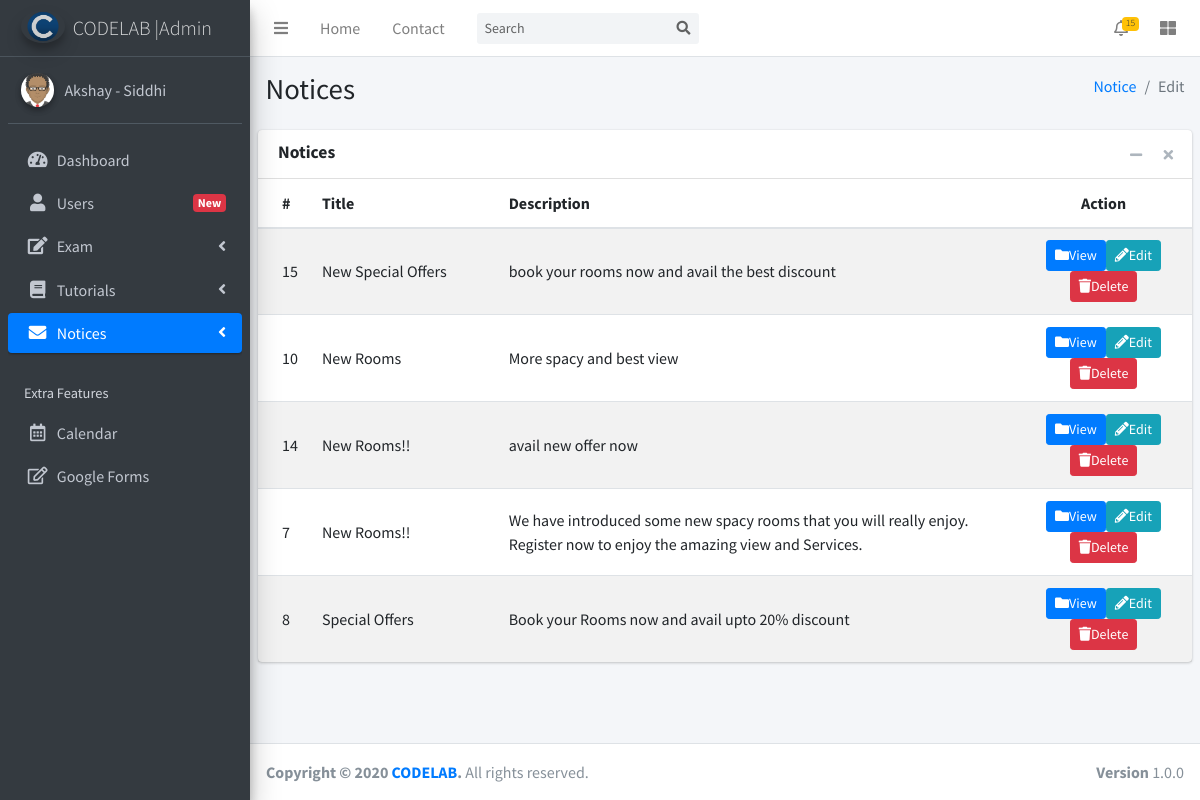
Page /admin/notice_edit.php on the committed database.
### tables this page shows
CREATE TABLE IF NOT EXISTS `notices` (
  `id` int(255) NOT NULL AUTO_INCREMENT,
  `topic` varchar(255) NOT NULL,
  `description` varchar(255) NOT NULL,
  PRIMARY KEY (`id`)
);

### admin/notice_edit.php (the view, shortened to what this page needs)
<!DOCTYPE html>
<html>
<head>
  <link rel="stylesheet" href="plugins/fontawesome-free/css/all.min.css">
  <link rel="stylesheet" href="https://code.ionicframework.com/ionicons/2.0.1/css/ionicons.min.css">
  <link rel="stylesheet" href="plugins/tempusdominus-bootstrap-4/css/tempusdominus-bootstrap-4.min.css">
  <link rel="stylesheet" href="plugins/icheck-bootstrap/icheck-bootstrap.min.css">
  <link rel="stylesheet" href="plugins/jqvmap/jqvmap.min.css">
  <link rel="stylesheet" href="dist/css/adminlte.min.css">
  <link rel="stylesheet" href="plugins/overlayScrollbars/css/OverlayScrollbars.min.css">
  <link rel="stylesheet" href="plugins/daterangepicker/daterangepicker.css">
  <link rel="stylesheet" href="plugins/summernote/summernote-bs4.css">
</head>
<body class="hold-transition sidebar-mini layout-fixed">
<div class="wrapper">
  <nav class="main-header navbar navbar-expand navbar-white navbar-light">
    <ul class="navbar-nav">
      <li class="nav-item">
        <a class="nav-link" data-widget="pushmenu" href="#" role="button"><i class="fas fa-bars"></i></a>
      </li>
      <li class="nav-item d-none d-sm-inline-block">
        <a href="index3.html" class="nav-link">Home</a>
      </li>
      <li class="nav-item d-none d-sm-inline-block">
        <a href="#" class="nav-link">Contact</a>
      </li>
    </ul>
    <form class="form-inline ml-3">
      <div class="input-group input-group-sm">
        <input class="form-control form-control-navbar" type="search" placeholder="Search" aria-label="Search">
        <div class="input-group-append">
          <button class="btn btn-navbar" type="submit">
            <i class="fas fa-search"></i>
          </button>
        </div>
      </div>
    </form>
    <ul class="navbar-nav ml-auto">
      <li class="nav-item dropdown">
        <a class="nav-link" data-toggle="dropdown" href="#">
          <i class="far fa-bell"></i>
          <span class="badge badge-warning navbar-badge">15</span>
        </a>
      </li>
      <li class="nav-item">
        <a class="nav-link" data-widget="control-sidebar" data-slide="true" href="#" role="button">
          <i class="fas fa-th-large"></i>
        </a>
      </li>
    </ul>
  </nav>
  <aside class="main-sidebar sidebar-dark-primary elevation-4">
    <a href="index3.html" class="brand-link">
      <img src="dist/img/AdminLTELogo.png" alt="AdminLTE Logo" class="brand-image img-circle elevation-3"
           style="opacity: .8">
      <span class="brand-text font-weight-light">CODELAB |Admin</span>
    </a>
    <div class="sidebar">
      <div class="user-panel mt-3 pb-3 mb-3 d-flex">
        <div class="image">
          <img src="dist/img/avatar.png" class="img-circle elevation-2" alt="User Image">
        </div>
        <div class="info">
          <a href="#" class="d-block">Akshay - Siddhi</a>
        </div>
      </div>
      <nav class="mt-2">
        <ul class="nav nav-pills nav-sidebar flex-column" data-widget="treeview" role="menu" data-accordion="false">
          <li class="nav-item">
            <a href="index.php" class="nav-link ">
              <i class="nav-icon fas fa-tachometer-alt"></i>
              <p>
                Dashboard
              </p>
            </a>
          </li>
          <li class="nav-item">
            <a href="users.php" class="nav-link ">
              <i class="nav-icon fas fa-user"></i>
              <p>
                Users
                <span class="right badge badge-danger">New</span>
              </p>
            </a>
          </li>
          <li class="nav-item has-treeview">
            <a href="#" class="nav-link">
              <i class="nav-icon fas fa-edit"></i>
              <p>
                Exam
                <i class="fas fa-angle-left right"></i>
              </p>
            </a>
          </li>
          <li class="nav-item has-treeview">
            <a href="#" class="nav-link">
              <i class="nav-icon fas fa-book "></i>
              <p>
                Tutorials
                <i class="fas fa-angle-left right"></i>
              </p>
            </a>
          </li>
          <li class="nav-item has-treeview">
            <a href="#" class="nav-link active">
              <i class="nav-icon fas fa-envelope "></i>
              <p>
                Notices
                <i class="fas fa-angle-left right"></i>
              </p>
            </a>
          </li>
          <li class="nav-header">Extra Features</li>
          <li class="nav-item">
            <a href="#" class="nav-link">
              <i class="nav-icon far fa-calendar-alt"></i>
              <p>
                Calendar
              </p>
            </a>
          </li>
          <li class="nav-item">
            <a href="https://docs.google.com/forms" class="nav-link">
              <i class="nav-icon far fa-edit"></i>
              <p>
                Google Forms
              </p>
            </a>
          </li>
          <br><br>
        </ul>
      </nav>
    </div>
  </aside>
  <div class="content-wrapper">
    <section class="content-header">
      <div class="container-fluid">
        <div class="row mb-2">
          <div class="col-sm-6">
            <h1>Notices</h1>
          </div>
          <div class="col-sm-6">
            <ol class="breadcrumb float-sm-right">
              <li class="breadcrumb-item"><a href="#">Notice</a></li>
              <li class="breadcrumb-item active">Edit</li>
            </ol>
          </div>
        </div>
      </div>
    </section>
    <section class="content">
      <div class="card">
        <div class="card-header">
          <h3 class="card-title"><b>Notices</b></h3>
          <div class="card-tools">
            <button type="button" class="btn btn-tool" data-card-widget="collapse" data-toggle="tooltip" title="Collapse">
              <i class="fas fa-minus"></i></button>
            <button type="button" class="btn btn-tool" data-card-widget="remove" data-toggle="tooltip" title="Remove">
              <i class="fas fa-times"></i></button>
          </div>
        </div>
        <div class="card-body p-0">
          <?php
          require_once "exam_config.php";
          $sql = "SELECT * FROM notices";
          if($result = mysqli_query($conn, $sql)){
          if(mysqli_num_rows($result) > 0){
          echo "<table class='table table-striped projects'>";
              echo "<thead>";
                  echo "<tr>";
                      echo "<th style='width: 1%'>";
                          echo "#";
                      echo "</th>";
                      echo "<th style='width: 20%'>";
                          echo "Title";
                      echo "</th>";
                      echo "<th>";
                          echo "Description";
                      echo "</th>";
                      echo "<th>";
                      echo "<center>";
                      echo "Action";
                      echo "</center>";
                      echo "</th>";
              echo "</thead>";
            echo "<tbody>";
            while($row = mysqli_fetch_array($result)){
                  echo "<tr>";
                  echo "<td>" . $row['id'] . "</td>";
                  echo "<td>" . $row['topic'] . "</td>";
                  echo "<td>" . $row['description'] . "</td>";
                  echo "<td class='project-actions text-right'>";
                  echo "<center>";
                  echo "<a class='btn btn-primary btn-sm' href='notice_crud/notice_read.php?id=". $row['id'] ."' title='View Record' data-toggle='tooltip'>";
                        echo "<i class='fas fa-folder'>";
                        echo "</i>";
                        echo "View";
                          echo "</a>";
                        echo "<a class='btn btn-info btn-sm' href='notice_crud/notice_update.php?id=". $row['id'] ."' title='Update Record' data-toggle='tooltip'>";
                        echo "<i class='fas fa-pencil-alt'>";
                        echo "</i>";
                        echo "Edit";
                          echo "</a>";
                        echo "<a class='btn btn-danger btn-sm' href='notice_crud/notice_delete.php?id=". $row['id'] ."' title='Delete Record' data-toggle='tooltip'>";
                        echo "<i class='fas fa-trash'>";
                        echo "</i>";
                        echo "Delete";
                          echo "</a>";
                  echo "</center>";
                      echo "</td>";
                  echo "</tr>";
             }
              echo "</tbody>";
          echo "</table>";
                        } else{
              echo "<p class='lead'><em>No records were found.</em></p>";
                        }
                    } else{
                        echo "ERROR: Could not able to execute $sql. " . mysqli_error($conn);
                    }
               ?>
        </div>
      </div>
    </section>
  </div>
  <footer class="main-footer">
    <strong>Copyright &copy; 2020 <a href="http://codelab.epizy.com">CODELAB</a>.</strong>
    All rights reserved.
    <div class="float-right d-none d-sm-inline-block">
      <b>Version</b> 1.0.0
    </div>
  </footer>
</div>
</body>
</html>

### rows in the picture
notices: id "15", topic "New Special Offers", description "book your rooms now and avail the best discount"
notices: id "10", topic "New Rooms", description "More spacy and best view"
notices: id "14", topic "New Rooms!!", description "avail new offer now"
notices: id "7", topic "New Rooms!!", description "We have introduced some new spacy rooms that you will really enjoy. Register now to enjoy the amazing view and Services."
notices: id "8", topic "Special Offers", description "Book your Rooms now and avail upto 20% discount"
